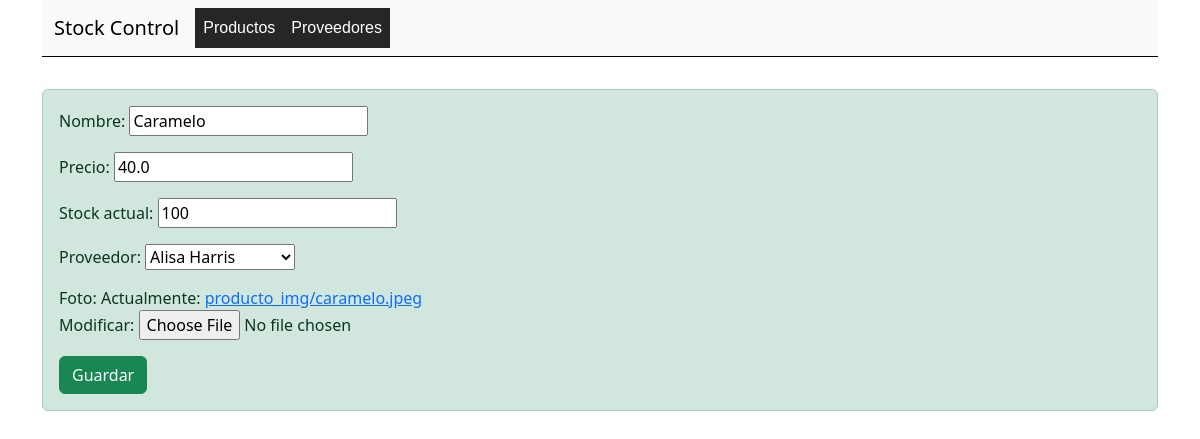
Screenshot of /compra/modificar_producto/4 with the database file from the repository.
### compra/models.py (models this page shows, shortened)
class Producto(models.Model):
    nombre = models.CharField(max_length=50)
    precio = models.FloatField() or models.IntegerField()
    stock_actual = models.IntegerField()
    proveedor = models.ForeignKey(Proveedor, on_delete= models.CASCADE, null=True , blank=True)
    foto = models.ImageField(upload_to='producto_img/', default= 'producto_default.avif')

class Proveedor(models.Model):
    nombre = models.CharField(max_length=50)
    apellido = models.CharField(max_length=50)
    dni = models.IntegerField()
    foto = models.ImageField(upload_to='proveedor_img/', default= 'contacto.png')
    def __str__(self):
        return F"{self.nombre} {self.apellido}"

### compra/views.py (the view)
# urls.py: path("modificar_producto/<int:pk>", ProductoUpdateView.as_view(), name = "producto_modificar"),
class ProductoUpdateView(UpdateView):
    model = Producto
    fields = ["nombre","precio","stock_actual","proveedor","foto"]
    template_name = "compra/producto_edit.html"
    success_url = "http://localhost:8000/compra/productos/"

### templates/compra/producto_edit.html (shortened to what this page needs)
{% extends "base.html" %}
{% block content %}
<div class="alert alert-success" role="alert">
<form method="post" enctype="multipart/form-data">
    {{ form.as_p }}
    <input type="submit" class ="btn btn-success" value="Guardar">
</form>
</div>
{% endblock %}

### rows the page displays
Producto: nombre "Caramelo", precio "40.0", stock_actual "100", proveedor "Alisa Harris"
